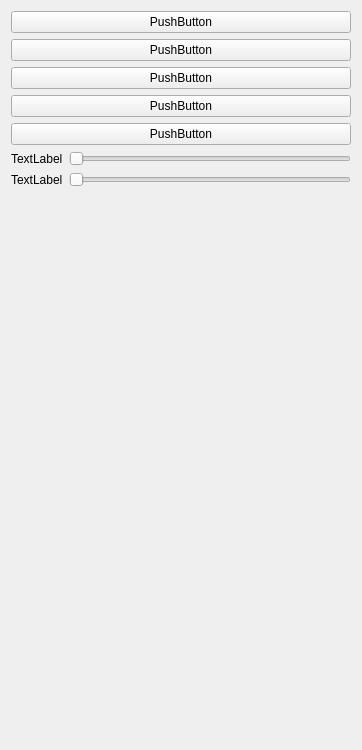
<?xml version="1.0" encoding="UTF-8"?>
<ui version="4.0">
 <class>Form</class>
 <widget class="QWidget" name="Form">
  <property name="geometry">
   <rect>
    <x>0</x>
    <y>0</y>
    <width>362</width>
    <height>750</height>
   </rect>
  </property>
  <property name="windowTitle">
   <string>Form</string>
  </property>
  <property name="styleSheet">
   <string notr="true"/>
  </property>
  <layout class="QHBoxLayout" name="horizontalLayout_2">
   <item>
    <layout class="QVBoxLayout" name="verticalLayout" stretch="0,0,0,0,0,0">
     <property name="spacing">
      <number>6</number>
     </property>
     <property name="sizeConstraint">
      <enum>QLayout::SetDefaultConstraint</enum>
     </property>
     <item>
      <widget class="QPushButton" name="pushButton_5">
       <property name="text">
        <string>PushButton</string>
       </property>
      </widget>
     </item>
     <item>
      <widget class="QPushButton" name="pushButton_4">
       <property name="text">
        <string>PushButton</string>
       </property>
      </widget>
     </item>
     <item>
      <widget class="QPushButton" name="pushButton">
       <property name="text">
        <string>PushButton</string>
       </property>
      </widget>
     </item>
     <item>
      <widget class="QPushButton" name="pushButton_3">
       <property name="text">
        <string>PushButton</string>
       </property>
      </widget>
     </item>
     <item>
      <widget class="QPushButton" name="pushButton_2">
       <property name="text">
        <string>PushButton</string>
       </property>
      </widget>
     </item>
     <item>
      <layout class="QFormLayout" name="formLayout">
       <item row="0" column="0">
        <widget class="QLabel" name="label">
         <property name="text">
          <string>TextLabel</string>
         </property>
        </widget>
       </item>
       <item row="0" column="1">
        <widget class="QSlider" name="horizontalSlider">
         <property name="orientation">
          <enum>Qt::Horizontal</enum>
         </property>
        </widget>
       </item>
       <item row="1" column="0">
        <widget class="QLabel" name="label_2">
         <property name="text">
          <string>TextLabel</string>
         </property>
        </widget>
       </item>
       <item row="1" column="1">
        <widget class="QSlider" name="horizontalSlider_2">
         <property name="orientation">
          <enum>Qt::Horizontal</enum>
         </property>
        </widget>
       </item>
      </layout>
     </item>
    </layout>
   </item>
  </layout>
 </widget>
 <resources/>
 <connections/>
</ui>
